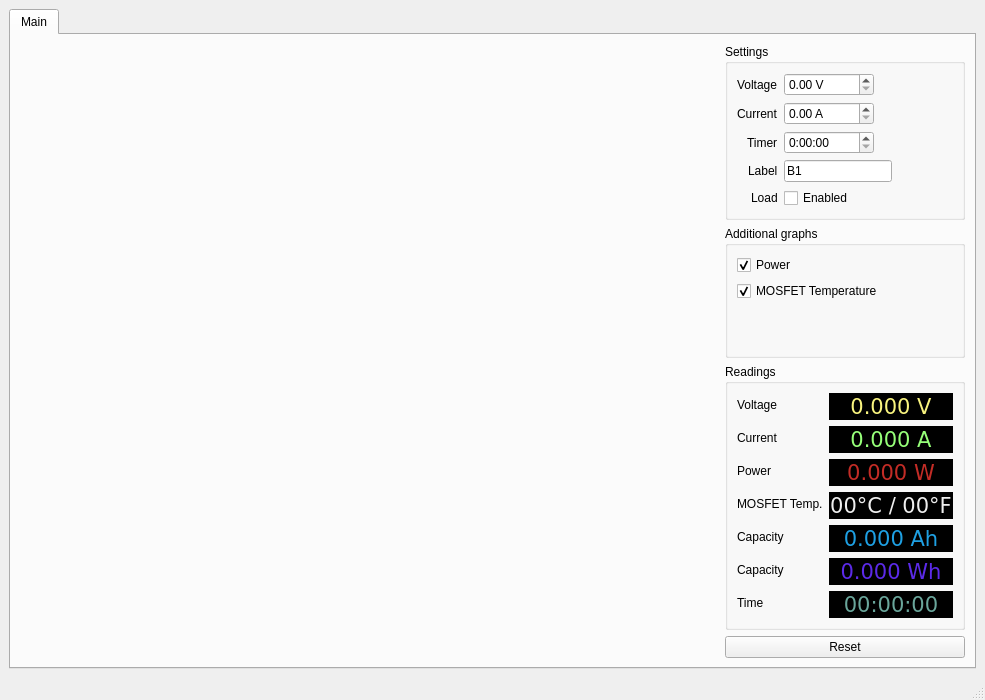
<?xml version="1.0" encoding="UTF-8"?>
<ui version="4.0">
 <class>MainWindow</class>
 <widget class="QMainWindow" name="MainWindow">
  <property name="geometry">
   <rect>
    <x>0</x>
    <y>0</y>
    <width>985</width>
    <height>700</height>
   </rect>
  </property>

  <property name="windowTitle">
   <string>Battery tester</string>
  </property>

  <widget class="QWidget" name="centralwidget">
   <layout class="QGridLayout" name="gridLayout">
    <item row="0" column="0">
     <widget class="QTabWidget" name="tabs">
      <property name="sizePolicy">
       <sizepolicy hsizetype="Expanding" vsizetype="Expanding">
        <horstretch>0</horstretch>
        <verstretch>0</verstretch>
       </sizepolicy>
      </property>
      <property name="currentIndex">
       <number>0</number>
      </property>
      <widget class="QWidget" name="tab1">
       <attribute name="title">
        <string>Main</string>
       </attribute>
       <layout class="QHBoxLayout" name="horizontalLayout_2">

        <!-- plot placeholder -->
        <item>
         <widget class="QWidget" name="plot_placeholder" native="true">
          <property name="sizePolicy">
           <sizepolicy hsizetype="MinimumExpanding" vsizetype="Expanding">
            <horstretch>9</horstretch>
            <verstretch>0</verstretch>
           </sizepolicy>
          </property>
          <property name="minimumSize">
           <size>
            <width>600</width>
            <height>400</height>
           </size>
          </property>
         </widget>
        </item>

        <!-- right sidebar -->
        <item>
         <layout class="QVBoxLayout" name="controlsLayout">

          <!-- settings block -->
          <item>
           <widget class="QGroupBox" name="ranges">
            <property name="title">
             <string>Settings</string>
            </property>
            <layout class="QFormLayout" name="formLayout">
             <property name="fieldGrowthPolicy">
              <enum>QFormLayout::FieldsStayAtSizeHint</enum>
             </property>
             <property name="labelAlignment">
              <set>Qt::AlignRight|Qt::AlignTrailing|Qt::AlignVCenter</set>
             </property>

             <!-- voltage -->
             <item row="0" column="0">
              <widget class="QLabel" name="label">
               <property name="text">
                <string>Voltage</string>
               </property>
              </widget>
             </item>
             <item row="0" column="1">
              <widget class="QDoubleSpinBox" name="set_voltage">
               <property name="minimumSize">
                <size>
                 <width>90</width>
                 <height>0</height>
                </size>
               </property>
               <property name="baseSize">
                <size>
                 <width>90</width>
                 <height>0</height>
                </size>
               </property>
               <property name="prefix">
                <string/>
               </property>
               <property name="suffix">
                <string> V</string>
               </property>
               <property name="singleStep">
                <double>0.100000000000000</double>
               </property>
               <property name="stepType">
                <enum>QAbstractSpinBox::AdaptiveDecimalStepType</enum>
               </property>
              </widget>
             </item>

             <!-- current -->
             <item row="1" column="0">
              <widget class="QLabel" name="label_2">
               <property name="text">
                <string>Current</string>
               </property>
              </widget>
             </item>
             <item row="1" column="1">
              <widget class="QDoubleSpinBox" name="set_current">
               <property name="minimumSize">
                <size>
                 <width>90</width>
                 <height>0</height>
                </size>
               </property>
               <property name="baseSize">
                <size>
                 <width>90</width>
                 <height>0</height>
                </size>
               </property>
               <property name="suffix">
                <string> A</string>
               </property>
               <property name="singleStep">
                <double>0.100000000000000</double>
               </property>
               <property name="stepType">
                <enum>QAbstractSpinBox::AdaptiveDecimalStepType</enum>
               </property>
              </widget>
             </item>

             <!-- timer -->
             <item row="2" column="0">
              <widget class="QLabel" name="label_7">
               <property name="text">
                <string>Timer</string>
               </property>
              </widget>
             </item>
             <item row="2" column="1">
              <widget class="QTimeEdit" name="set_timer">
               <property name="enabled">
                <bool>true</bool>
               </property>
               <property name="minimumSize">
                <size>
                 <width>90</width>
                 <height>0</height>
                </size>
               </property>
               <property name="baseSize">
                <size>
                 <width>90</width>
                 <height>0</height>
                </size>
               </property>
               <property name="maximumTime">
                <time>
                 <hour>18</hour>
                 <minute>12</minute>
                 <second>00</second>
                </time>
               </property>               
               <property name="currentSection">
                <enum>QDateTimeEdit::HourSection</enum>
               </property>
               <property name="displayFormat">
                <string>h:mm:ss</string>
               </property>
              </widget>
             </item>

             <!-- cell label -->
             <item row="3" column="0">
              <widget class="QLabel" name="label_8">
               <property name="text">
                <string>Label</string>
               </property>
              </widget>
             </item>
             <item row="3" column="1">
              <widget class="QLineEdit" name="cellLabel">
               <property name="sizePolicy">
                <sizepolicy hsizetype="MinimumExpanding" vsizetype="Fixed">
                 <horstretch>0</horstretch>
                 <verstretch>0</verstretch>
                </sizepolicy>
               </property>
               <property name="minimumSize">
                <size>
                 <width>90</width>
                 <height>0</height>
                </size>
               </property>
               <property name="baseSize">
                <size>
                 <width>90</width>
                 <height>0</height>
                </size>
               </property>
               <property name="text">
                <string>B1</string>
               </property>
               <property name="maxLength">
                <number>20</number>
               </property>
              </widget>
             </item>

             <!-- load enabled -->
             <item row="4" column="0">
              <widget class="QLabel" name="label_10">
               <property name="text">
                <string>Load</string>
               </property>
              </widget>
             </item>
             <item row="4" column="1">
              <widget class="QCheckBox" name="en_checkbox">
               <property name="text">
                <string>Enabled</string>
               </property>
              </widget>
             </item>

            </layout>
           </widget>
          </item>

          <!-- graphs block -->
          <item>
           <widget class="QGroupBox" name="enabledgraphs">
            <property name="title">
             <string>Additional graphs</string>
            </property>
            <layout class="QFormLayout" name="formLayout">
             <property name="fieldGrowthPolicy">
              <enum>QFormLayout::FieldsStayAtSizeHint</enum>
             </property>
             <property name="labelAlignment">
              <set>Qt::AlignRight|Qt::AlignTrailing|Qt::AlignVCenter</set>
             </property>
             
             <item row="2" column="0">
              <widget class="QCheckBox" name="checkbox_p">
               <property name="text">
                <string>Power</string>
               </property>
               <property name="checked">
                <bool>true</bool>
               </property>
              </widget>
             </item>

             <item row="3" column="0">
              <widget class="QCheckBox" name="checkbox_t">
               <property name="text">
                <string>MOSFET Temperature</string>
               </property>
               <property name="checked">
                <bool>true</bool>
               </property>
              </widget>
             </item>

            </layout>
           </widget>
          </item>

          <!-- readings block -->
          <item>
           <widget class="QGroupBox" name="groupBox">
            <property name="title">
             <string>Readings</string>
            </property>
            <layout class="QFormLayout" name="formLayout_2">
             <property name="fieldGrowthPolicy">
              <enum>QFormLayout::AllNonFixedFieldsGrow</enum>
             </property>

             <item row="0" column="0">
              <widget class="QLabel" name="label_3">
               <property name="text">
                <string>Voltage</string>
               </property>
              </widget>
             </item>
             <item row="0" column="1">
              <widget class="QLabel" name="readVoltage">
               <property name="palette">
                <palette>
                 <active>
                  <colorrole role="WindowText">
                   <brush brushstyle="SolidPattern">
                    <color alpha="255">
                     <red>255</red>
                     <green>255</green>
                     <blue>255</blue>
                    </color>
                   </brush>
                  </colorrole>
                 </active>
                 <inactive>
                  <colorrole role="WindowText">
                   <brush brushstyle="SolidPattern">
                    <color alpha="255">
                     <red>255</red>
                     <green>255</green>
                     <blue>255</blue>
                    </color>
                   </brush>
                  </colorrole>
                 </inactive>
                 <disabled>
                  <colorrole role="WindowText">
                   <brush brushstyle="SolidPattern">
                    <color alpha="255">
                     <red>160</red>
                     <green>162</green>
                     <blue>162</blue>
                    </color>
                   </brush>
                  </colorrole>
                 </disabled>
                </palette>
               </property>
               <property name="font">
                <font>
                 <pointsize>16</pointsize>
                </font>
               </property>
               <property name="styleSheet">
                <!--<string notr="true">border-radius:0.4em;border:1px solid #0000fa; background:#0000fa;</string>-->
                <string notr="true">border-radius:0.4em;color: #f8f37e;border:1px solid #000; background:#000;</string>
               </property>
               <property name="text">
                <string>&lt;pre&gt;0.000 V&lt;/pre&gt;</string>
               </property>
               <property name="alignment">
                <set>Qt::AlignCenter</set>
               </property>
              </widget>
             </item>

             <item row="1" column="0">
              <widget class="QLabel" name="readCurrentLabel">
               <property name="text">
                <string>Current</string>
               </property>
              </widget>
             </item>
             <item row="1" column="1">
              <widget class="QLabel" name="readCurrent">
               <property name="palette">
                <palette>
                 <active>
                  <colorrole role="WindowText">
                   <brush brushstyle="SolidPattern">
                    <color alpha="255">
                     <red>255</red>
                     <green>255</green>
                     <blue>255</blue>
                    </color>
                   </brush>
                  </colorrole>
                 </active>
                 <inactive>
                  <colorrole role="WindowText">
                   <brush brushstyle="SolidPattern">
                    <color alpha="255">
                     <red>255</red>
                     <green>255</green>
                     <blue>255</blue>
                    </color>
                   </brush>
                  </colorrole>
                 </inactive>
                 <disabled>
                  <colorrole role="WindowText">
                   <brush brushstyle="SolidPattern">
                    <color alpha="255">
                     <red>255</red>
                     <green>255</green>
                     <blue>255</blue>
                    </color>
                   </brush>
                  </colorrole>
                 </disabled>
                </palette>
               </property>
               <property name="font">
                <font>
                 <pointsize>16</pointsize>
                </font>
               </property>
               <property name="styleSheet">
                <!--<string notr="true">border-radius:0.4em;border:1px solid #fa0000; background:#fa0000;</string>-->
                <string notr="true">border-radius:0.4em;color:#96ff79;border:1px solid #000; background:#000;</string>
               </property>
               <property name="text">
                <string>&lt;pre&gt;0.000 A&lt;/pre&gt;</string>
               </property>
               <property name="alignment">
                <set>Qt::AlignCenter</set>
               </property>
              </widget>
             </item>

             <item row="2" column="1">
              <widget class="QLabel" name="Wattage">
               <property name="palette">
                <palette>
                 <active>
                  <colorrole role="WindowText">
                   <brush brushstyle="SolidPattern">
                    <color alpha="255">
                     <red>255</red>
                     <green>255</green>
                     <blue>255</blue>
                    </color>
                   </brush>
                  </colorrole>
                 </active>
                 <inactive>
                  <colorrole role="WindowText">
                   <brush brushstyle="SolidPattern">
                    <color alpha="255">
                     <red>255</red>
                     <green>255</green>
                     <blue>255</blue>
                    </color>
                   </brush>
                  </colorrole>
                 </inactive>
                 <disabled>
                  <colorrole role="WindowText">
                   <brush brushstyle="SolidPattern">
                    <color alpha="255">
                     <red>255</red>
                     <green>255</green>
                     <blue>255</blue>
                    </color>
                   </brush>
                  </colorrole>
                 </disabled>
                </palette>
               </property>
               <property name="font">
                <font>
                 <pointsize>16</pointsize>
                </font>
               </property>
               <property name="styleSheet">
                <!--<string notr="true">border-radius:0.4em;border:1px solid #008000; background:#008000;</string>-->
                <string notr="true">border-radius:0.4em;color: #c32c26; border:1px solid #000; background:#000;</string>
               </property>
               <property name="text">
                <string>&lt;pre&gt;0.000 W&lt;/pre&gt;</string>
               </property>
               <property name="alignment">
                <set>Qt::AlignCenter</set>
               </property>
              </widget>
             </item>

             <item row="2" column="0">
              <widget class="QLabel" name="label_12">
               <property name="text">
                <string>Power</string>
               </property>
              </widget>
             </item>
             
             <item row="3" column="1">
              <widget class="QLabel" name="readTemp">
               <property name="palette">
                <palette>
                 <active>
                  <colorrole role="WindowText">
                   <brush brushstyle="SolidPattern">
                    <color alpha="255">
                     <red>255</red>
                     <green>255</green>
                     <blue>255</blue>
                    </color>
                   </brush>
                  </colorrole>
                 </active>
                 <inactive>
                  <colorrole role="WindowText">
                   <brush brushstyle="SolidPattern">
                    <color alpha="255">
                     <red>255</red>
                     <green>255</green>
                     <blue>255</blue>
                    </color>
                   </brush>
                  </colorrole>
                 </inactive>
                 <disabled>
                  <colorrole role="WindowText">
                   <brush brushstyle="SolidPattern">
                    <color alpha="255">
                     <red>255</red>
                     <green>255</green>
                     <blue>255</blue>
                    </color>
                   </brush>
                  </colorrole>
                 </disabled>
                </palette>
               </property>
               <property name="font">
                <font>
                 <pointsize>16</pointsize>
                </font>
               </property>
               <property name="styleSheet">
                <!--<string notr="true">border-radius:0.4em;border:1px solid #808080; background:#808080;</string>-->
                <string notr="true">border-radius:0.4em;color:#eeeeee;border:1px solid #000; background:#000;</string>
               </property>
               <property name="text">
                <string>&lt;pre&gt;00°C / 00°F&lt;/pre&gt;</string>
               </property>
               <property name="alignment">
                <set>Qt::AlignCenter</set>
               </property>
              </widget>
             </item>
             <item row="3" column="0">
              <widget class="QLabel" name="label_11">
               <property name="text">
                <string>MOSFET Temp.</string>
               </property>
              </widget>
             </item>
             
             <item row="5" column="1">
              <widget class="QLabel" name="readCapAH">
               <property name="font">
                <font>
                 <pointsize>16</pointsize>
                </font>
               </property>
               <property name="styleSheet">
                <!--<string notr="true">border-radius:0.4em;border:1px solid; background:#000;</string>-->
                <string notr="true">border-radius:0.4em;color:#1ea0e3;border:1px solid #000; background:#000;</string>
               </property>
               <property name="text">
                <string>&lt;pre&gt;0.000 Ah&lt;/pre&gt;</string>
               </property>
               <property name="alignment">
                <set>Qt::AlignCenter</set>
               </property>
              </widget>
             </item>
             <item row="5" column="0">
              <widget class="QLabel" name="label_5">
               <property name="text">
                <string>Capacity</string>
               </property>
              </widget>
             </item>

             <item row="6" column="0">
              <widget class="QLabel" name="label_6">
               <property name="text">
                <string>Capacity</string>
               </property>
              </widget>
             </item>
             <item row="6" column="1">
              <widget class="QLabel" name="readCapWH">
               <property name="font">
                <font>
                 <pointsize>16</pointsize>
                </font>
               </property>
               <property name="styleSheet">
                <!--<string notr="true">border-radius:0.4em;border:1px solid; background:#000;</string>-->
                <string notr="true">border-radius:0.4em;color:#5b2ae8;border:1px solid #000; background:#000;</string>
               </property>
               <property name="text">
                <string>&lt;pre&gt;0.000 Wh&lt;/pre&gt;</string>
               </property>
               <property name="alignment">
                <set>Qt::AlignCenter</set>
               </property>
              </widget>
             </item>

             <item row="7" column="1">
              <widget class="QLabel" name="readTime">
               <property name="font">
                <font>
                 <pointsize>16</pointsize>
                </font>
               </property>
               <property name="styleSheet">
                <!--<string notr="true">border-radius:0.4em;border:1px solid; background:#000;</string>-->
                <string notr="true">border-radius:0.4em;color: #6aa69b;border:1px solid #000; background:#000;</string>
               </property>
               <property name="text">
                <string>&lt;pre&gt;00:00:00&lt;/pre&gt;</string>
               </property>
               <property name="alignment">
                <set>Qt::AlignCenter</set>
               </property>
              </widget>
             </item>
             <item row="7" column="0">
              <widget class="QLabel" name="label_9">
               <property name="text">
                <string>Time</string>
               </property>
              </widget>
             </item>



            </layout>
           </widget>
          </item>

          <!-- reset button -->
          <item>
           <widget class="QPushButton" name="resetButton">
            <property name="text">
             <string>Reset</string>
            </property>
           </widget>
          </item>
         </layout>
        </item>
       </layout>
      </widget>
     </widget>
    </item>
   </layout>
  </widget>
  <widget class="QStatusBar" name="statusbar"/>
 </widget>
 <resources/>
 <connections/>
</ui>
